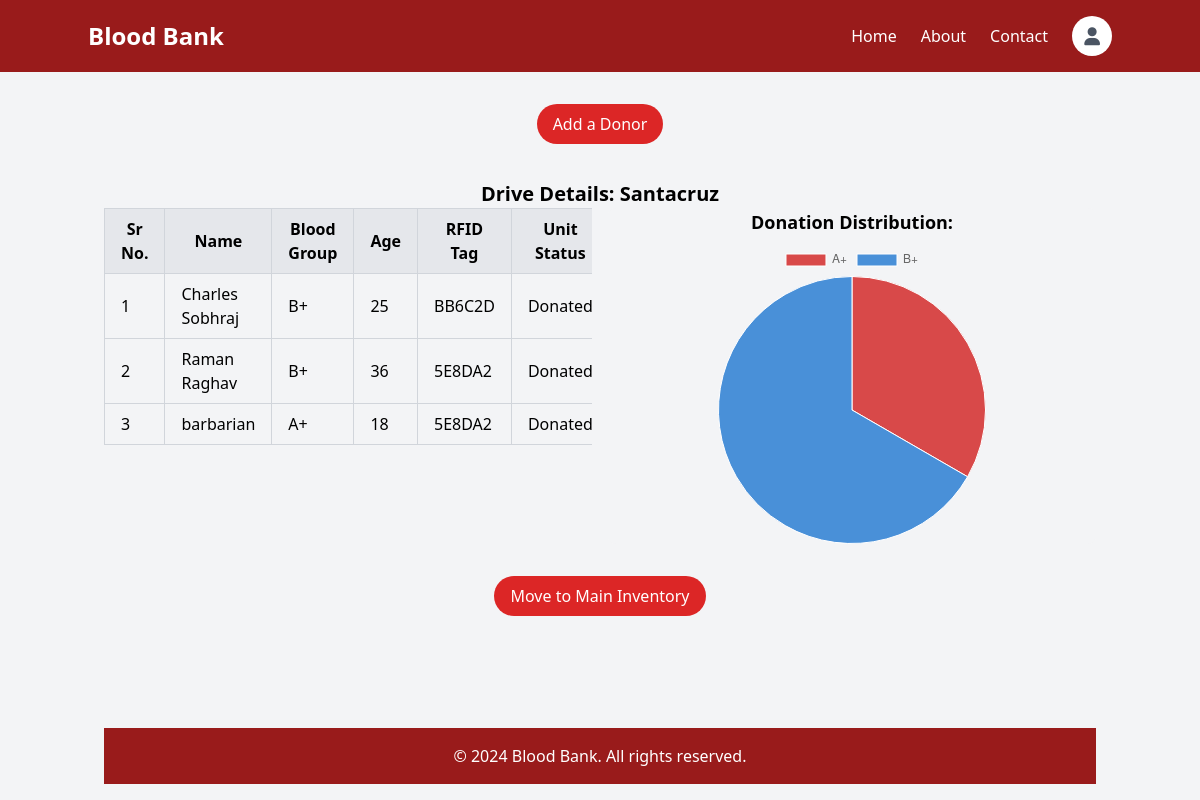
/drive/Santacruz/ (signed in), run on the app's committed database.
### BloodBank/models.py (models this page shows, shortened)
class Donor(models.Model):
    STATUS_CHOICES = [
        ('Donated', 'Donated'),
        ('Tested and Processed', 'Tested and Processed'),
        ('Available for Transfusion', 'Available for Transfusion'),
        ('Utilized', 'Utilized'),
        ('Transferred to main bank','Transferred to main bank')
    ]
    SEX_CHOICES = [
        ('Male', 'Male'),
        ('Female', 'Female'),
        ('Transgender', 'Transgender'),
    ]
    BLOOD_GROUP_CHOICES = [
        ('A+', 'A+'),
        ('A-', 'A-'),
        ('B+', 'B+'),
        ('B-', 'B-'),
        ('AB+', 'AB+'),
        ('AB-', 'AB-'),
        ('O+', 'O+'),
        ('O-', 'O-'),
    ]
    groups = models.ManyToManyField(Group)
    Name = models.CharField(max_length=200, null=True)
    Age = models.PositiveIntegerField(
        validators=[
            MinValueValidator(18),
            MaxValueValidator(90)
        ])
    Sex = models.CharField(max_length=20, choices=SEX_CHOICES, null=True)
    Bloodgroup = models.CharField(max_length=3, choices=BLOOD_GROUP_CHOICES)
    Phone = models.CharField(max_length=15, null=True)
    Email = models.CharField(max_length=100, null=True)
    unit_status = models.CharField(max_length=50, choices=STATUS_CHOICES, default='Donated')
    RFID = models.ForeignKey(RFIDTag, on_delete=models.SET_NULL, null=True)
    date_created = models.DateTimeField(auto_now_add=True, null=True)

class RFIDTag(models.Model):
    RFID = models.CharField(max_length=30)
    date_created = models.DateTimeField(auto_now_add=True, null=True)
    def __str__(self):
        return self.RFID

### BloodBank/views.py (the view)
# urls.py: path('drive/<str:drive_name>/', views.drive_details, name='drive_dets'),
@login_required(login_url='login')
def drive_details(request, drive_name):
    drive = Group.objects.get(name=drive_name)
    group_id = drive.id
    donor_list = Donor.objects.filter(groups=drive).order_by('-id')
    blood_group_counts = Donor.objects.filter(groups=drive).values('Bloodgroup').annotate(count=Count('Bloodgroup'))
    context = {
        'drive': drive,
        'donors': blood_group_counts,  # Corrected variable name
        'donor_list': donor_list,
        'group_id': group_id,
        'drive_name': drive_name
    }
    return render(request, 'BloodBank/drive_dets.html', context)

### BloodBank/templates/BloodBank/drive_dets.html (shortened to what this page needs)
<!DOCTYPE html>
<html lang="en">
  <head>
    <link
      href="https://cdn.jsdelivr.net/npm/tailwindcss@2.2.19/dist/tailwind.min.css"
      rel="stylesheet"
    />
    <link
      href="https://cdnjs.cloudflare.com/ajax/libs/font-awesome/6.0.0-beta3/css/all.min.css"
      rel="stylesheet"
    />
  </head>
  <body class="bg-gray-100">
    <header class="bg-red-800 text-white py-4 px-8">
      <div class="container mx-auto flex justify-between items-center">
        <h1 class="text-2xl font-bold">Blood Bank</h1>
        <div class="flex items-center space-x-6">
          <a href="{% url 'home' %}" class="text-white hover:text-gray-200">Home</a>
          <a href="#" class="text-white hover:text-gray-200">About</a>
          <a href="#" class="text-white hover:text-gray-200">Contact</a>
          <div class="relative dropdown">
            <div
              class="bg-white w-10 h-10 rounded-full flex items-center justify-center cursor-pointer"
              id="profileIcon"
            >
              <i class="fa-solid fa-user text-gray-600 text-lg"></i>
            </div>
          </div>
        </div>
      </div>
    </header>
    <div class="container mx-auto px-4 py-8 flex justify-center items-center">
        <a href="{% url 'register' group_id %}" class="bg-red-600 text-white rounded-full px-4 py-2 hover:bg-white hover:text-red-600">Add a Donor</a>
    </div>
    <div class="container mx-auto px-4 py-1">
        <h2 class="text-xl font-semibold mb-15 text-center">Drive Details: {{drive_name}}</h2>
        <div class="flex">
            <div class="w-1/2 overflow-x-auto">
                <table class="table-auto border-collapse border border-gray-300">
                    <thead>
                        <tr class="bg-gray-200">
                            <th class="px-4 py-2 border border-gray-300">Sr No.</th>
                            <th class="px-4 py-2 border border-gray-300">Name</th>
                            <th class="px-4 py-2 border border-gray-300">Blood Group</th>
                            <th class="px-4 py-2 border border-gray-300">Age</th>
                            <th class="px-4 py-2 border border-gray-300">RFID Tag</th>
                            <th class="px-4 py-2 border border-gray-300">Unit Status</th>
                        </tr>
                    </thead>
                    <tbody>
                        {% for donor in donor_list %}
                        <tr>
                            <td class="px-4 py-2 border border-gray-300">{{ forloop.counter }}</td>
                            <td class="px-4 py-2 border border-gray-300">{{donor.Name}}</td>
                            <td class="px-4 py-2 border border-gray-300">{{donor.Bloodgroup}}</td>
                            <td class="px-4 py-2 border border-gray-300">{{donor.Age}}</td>
                            <td class="px-4 py-2 border border-gray-300">{{donor.RFID}}</td>
                            <td class="px-4 py-2 border border-gray-300">{{donor.unit_status}}</td>
                        </tr>
                        {% endfor %}
                    </tbody>
                </table>
            </div>
            <div class="w-1/2 ml-4">
                <div class="bg-gray-100 rounded-lg">
                    <h3 class="text-lg font-semibold mb-2 text-center">Donation Distribution:</h3>
                    <div id="pie_chart">
                        <canvas id="myPieChart"></canvas>
                    </div>
                </div>
            </div>
        </div>
        <div class="container mx-auto px-4 py-8 flex justify-center items-center">
            <a href="{% url 'transfer_to_main' drive_name %}" class="bg-red-600 text-white rounded-full px-4 py-2 hover:bg-white hover:text-red-600">Move to Main Inventory</a>
        </div>
        <footer class="bg-red-800 text-white py-4 text-center mt-20">
          <div class="container mx-auto">
              <p>&copy; 2024 Blood Bank. All rights reserved.</p>
          </div>
      </footer>
    <script>
      document.addEventListener("DOMContentLoaded", function() {
          var ctx = document.getElementById('myPieChart').getContext('2d');
          var myPieChart = new Chart(ctx, {
              type: 'pie',
              data: {
                  labels: [{% for blood_group in donors %}"{{ blood_group.Bloodgroup }}", {% endfor %}],
                  datasets: [{
                      data: [{% for blood_group in donors %}{{ blood_group.count }}, {% endfor %}],
                      backgroundColor: [
                          'rgba(204, 0, 0, 0.7)',     // Dark Red
                          'rgba(0, 102, 204, 0.7)',   // Darker Blue
                          'rgba(255, 204, 0, 0.7)',   // Yellow
                          'rgba(0, 204, 102, 0.7)',   // Green
                          'rgba(153, 51, 255, 0.7)',  // Purple
                          'rgba(255, 51, 51, 0.7)',   // Crimson
                          'rgba(255, 153, 51, 0.7)',  // Orange
                          'rgba(51, 204, 255, 0.7)'   // Cyan
                      ],
                      borderWidth: 1
                  }]
              },
              options: {
                  responsive: true,
                  maintainAspectRatio: false,
                  legend: {
                      position: 'right'
                  },
                  title: {
                      display: true,
                      text: 'Donations by Blood Group'
                  }
              }
          });
      });
  </script>
  </body>
</html>

### data on the page
Donor: Name "Charles Sobhraj", Bloodgroup "B+", Age "25", RFID "BB6C2D", unit_status "Donated"
Donor: Name "Raman Raghav", Bloodgroup "B+", Age "36", RFID "5E8DA2", unit_status "Donated"
Donor: Name "barbarian", Bloodgroup "A+", Age "18", RFID "5E8DA2", unit_status "Donated"

### other printed values
{{ drive_name }} "Santacruz"
chart data {{ blood_group.Bloodgroup }} A+, B+
chart data {{ blood_group.count }} 1, 2
